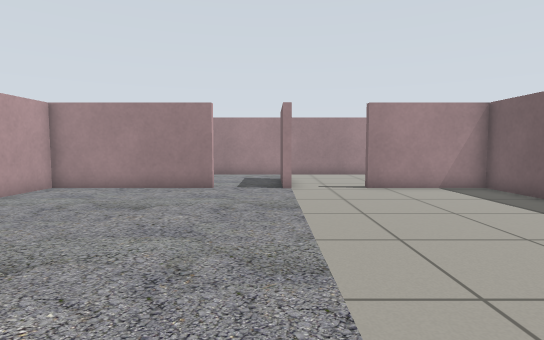
View 1 (above)

15 first-person views from a walk through a Gazebo world. The camera is 0.72 m above the floor, tilts 4° down and sees 80° across. The floor is counted in squares, 0.5 m on a side. Each view is taken from the middle of a square. On the plan, view 1 faces up. The plan holds only what a view shows up to about 15 squares ahead; the rest is blank. The place goes on beyond the plan.

View 2
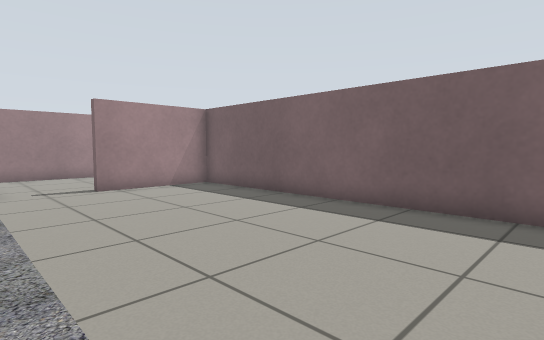

View 3
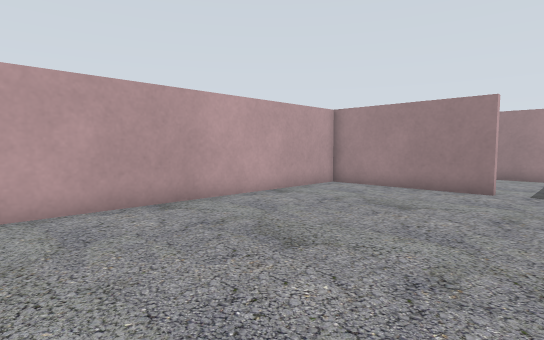

View 4
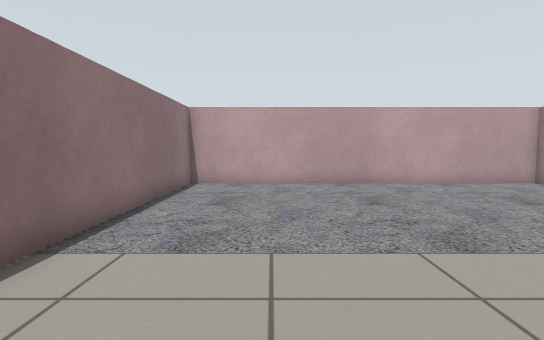

View 5
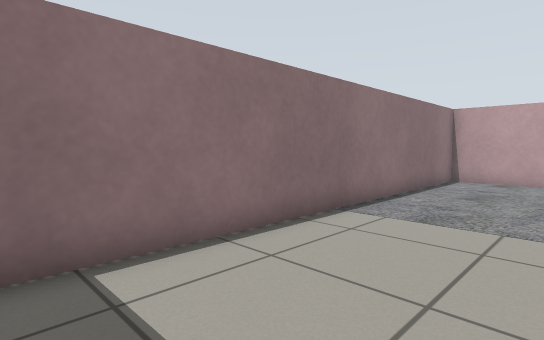

View 6
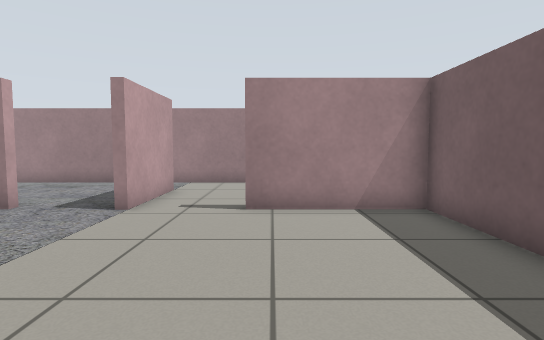

View 7
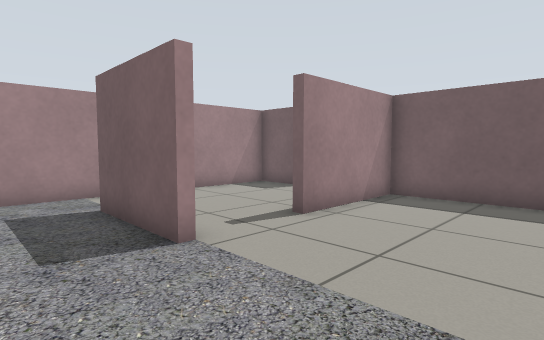

View 8
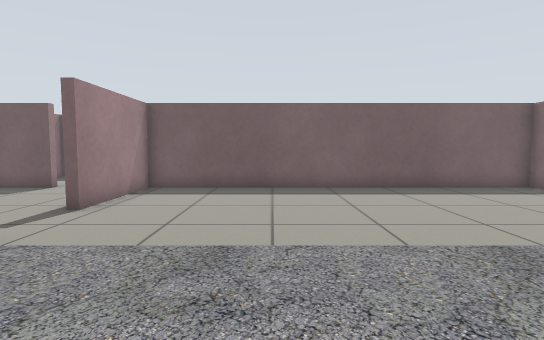

View 9
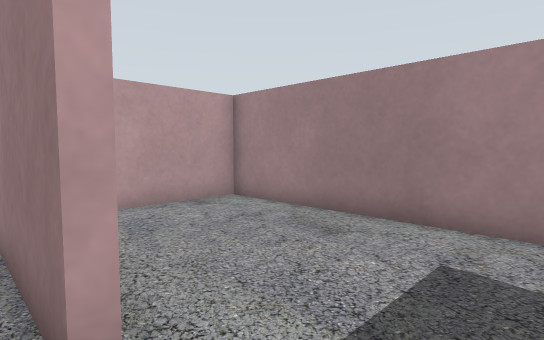

View 10
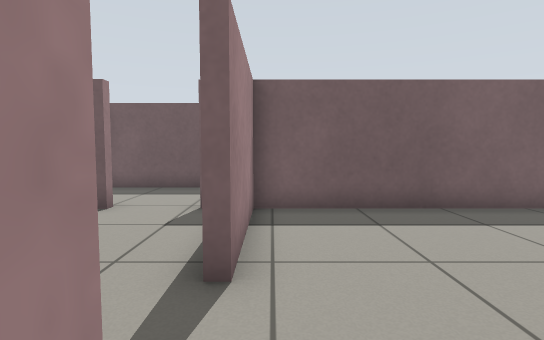

View 11
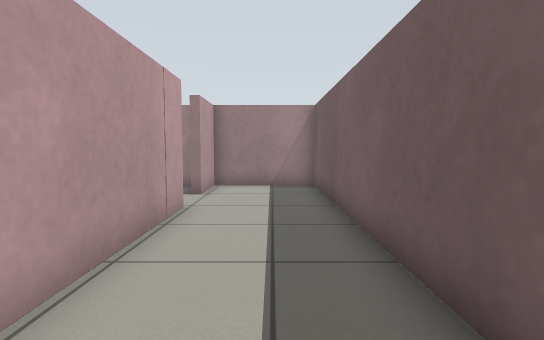

View 12
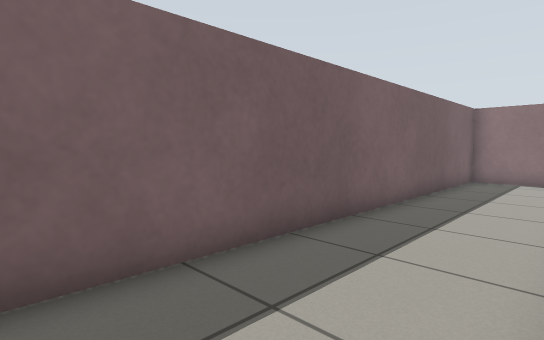

View 13
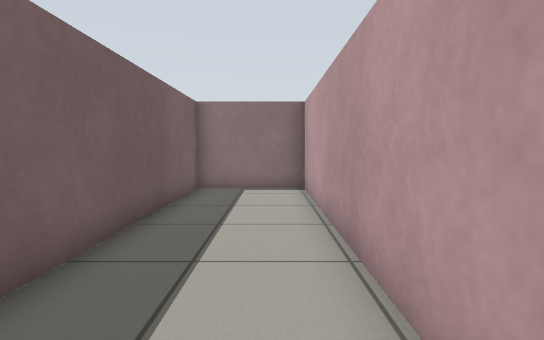

View 14
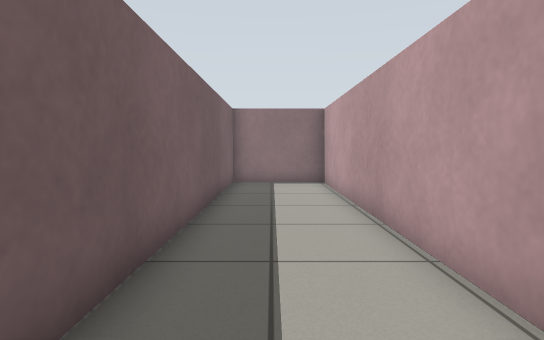

View 15
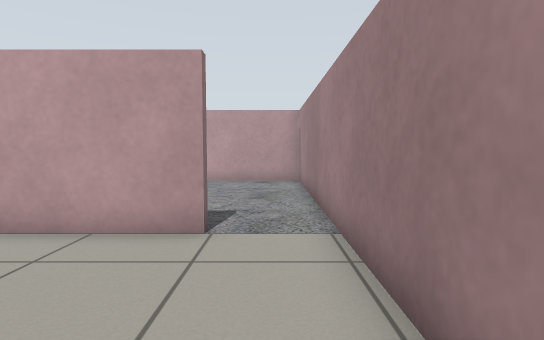

### Floor plan
Ten units are one square. View 1 is at (0, 0); x grows to the right and y downward. Boxes are objects, and circles mark ways between rooms. Rooms are numbered by the first view taken in them; rooms with no view inside come last. Other rooms are left out.
<svg viewBox="-83 -177 204 204">
<path fill="none" stroke="#000" d="M4 -112 4 -149M-20 -114 -78 -114 -78 22 76 22 76 -114 34 -114M7 -150 7 -112M76 -147 76 -172 -78 -172 -78 -131M79 -127 79 22 116 22 116 -172 79 -172 79 -149"/>
<circle cx="80" cy="-135" r="3" fill="#2a7"/>
<text x="0" y="-70">1</text>
<text x="100" y="-70">2</text>
</svg>
Room 1 opens to room 2.

Where each view was taken, in squares from view 1:
view 1: 0 up, 0 right, facing up
view 2: 0 up, 0 right, facing up-right
view 3: 0 up, 0 right, facing up-left
view 4: 1 up, 5 right, facing left
view 5: 2 up, 7 right, facing down-left
view 6: 4 up, 4 right, facing up
view 7: 7 up, 2 left, facing up-right
view 8: 7 up, 4 left, facing right
view 9: 11 up, 0 right, facing up-left
view 10: 11 up, 0 right, facing right
view 11: 5 up, 10 right, facing up
view 12: 13 up, 8 right, facing down-right
view 13: 9 up, 9 right, facing down
view 14: 11 up, 10 right, facing down
view 15: 16 up, 6 right, facing left
